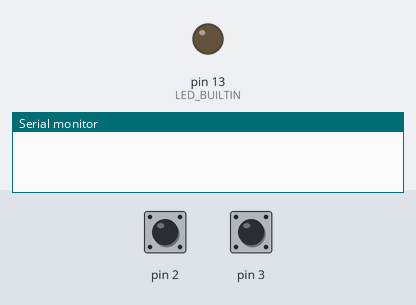
The sketch below on a simulated Arduino Uno, built with avr-gcc and run on an emulated ATmega328P. Parts: output pins drawn as LEDs (lit = HIGH), the last lines printed to the serial monitor. The inputs (shaded band) are chosen by the test bench; at power-on: pin 2 HIGH, pin 3 HIGH.

Above: at 1.2 s.
1.3 s: pin 2 pulled LOW for 0.15 s
At 2.1 s:
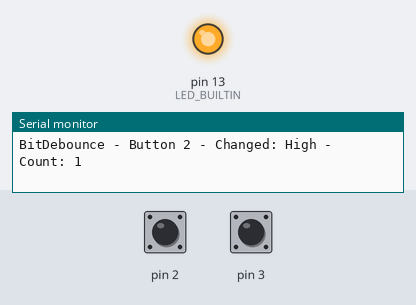
4.6 s: pin 2 pulled LOW for 3.2 s
At 5.1 s:
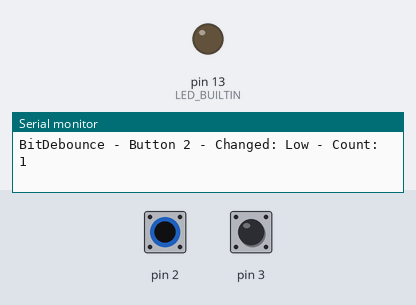
Timing chart, 0 to 9.3 s (numbered marks = the images above; inputs shaded):
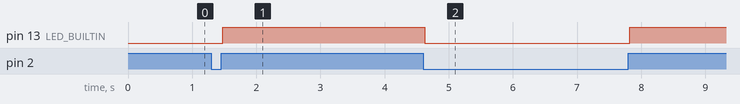

The sketch:

button-debounce.ino
```cpp
// (licence header left out)
#include "BitDebounce.hpp"
#include "TimeDebounce.hpp"

/* Create button objects */
// (Pin)
BitDebounce  button2( 2 );
// (Pin, Timer length (ms))
TimeDebounce button3( 3, 50 );

unsigned long loopTimer = 0;


/**
 * Setup Code
 */
void setup() {

	// Start the button debounce objects; here we need to specify
	// whether the button should be use INPUT_PULLUP
	button2.begin( true );
	button3.begin( true );


	pinMode(LED_BUILTIN, OUTPUT);
	Serial.begin(9600);
}


/**
 * Main Program Loop
 */
void loop() {

	// Run this code every 10ms (100Hz)
	if (millis() - loopTimer >= 10) {
		loopTimer = millis();

		/* * * * * * * * * * * * * * * * * * * * * * * * *
		 * Bitstream-based debounce class <BitDebounce.hpp>
		 * * * * * * * * * * * * * * * * * * * * * * * * */
		button2.update();

		// Note: Using the onChange() function will reset the edge
		// detection flags, so it cannot be used at the same time
		// as the onRisingEdge() or onFallingEdge() functions. This
		// is to prevent multiple detections of the same edge.

		// Check if a change (rising or falling edge) was detected
		if (button2.onChange()) {
			// Read the current button state
			Serial.print("BitDebounce - Button 2 - Changed: ");
			if (button2.read()) Serial.print("High - Count: ");

			// Read the current button count
			else Serial.print("Low - Count: ");
			Serial.println(button2.count());

			// Show HIGH/LOW state using built-in LED
			digitalWrite(LED_BUILTIN, button2.read());
		}


		/* * * * * * * * * * * * * * * * * * * * * * * * *
		 * Timer-based debounce class <TimeDebounce.hpp>
		 * * * * * * * * * * * * * * * * * * * * * * * * */
		button3.update();

		// Note: onRisingEdge() and onFallingEdge() will never both
		// be true at the same time, so we can use both functions in
		// the same code.

		// Check if a rising edge was detected
		if (button3.onRisingEdge()) {
			Serial.print("TimeDebounce - Button 3 - Rising Edge Detected - Count: ");
			Serial.println(button3.count());
		}
		// Check if a falling edge was detected
		else if (button3.onFallingEdge()) {
			Serial.print("TimeDebounce - Button 3 - Falling Edge Detected - Count: ");
			Serial.println(button3.count());
		}
	}
}
```

BitDebounce.hpp
```cpp
// (licence header left out)
#ifndef BIT_DEBOUNCE_HPP
#define BIT_DEBOUNCE_HPP

/* To turn off the click counter, comment out the next line */
#define BIT_DEBOUNCE_COUNTER


// Struct used to pack boolean bits
struct BitDebounceFlags {
	unsigned currentState   :  1;
	unsigned changeDetected :  1;
	#ifdef BIT_DEBOUNCE_COUNTER
		unsigned changeCounter  : 14;
	#endif /* BIT_DEBOUNCE_COUNTER */
};


/**
 * @class BitDebounce
 */
class BitDebounce {
public:
	// Constructor and destructor
	BitDebounce(uint8_t pin);
	~BitDebounce();

	// Initialise the button
	void begin(bool enablePullup = true);

	// Update button reading
	bool update();

	// Functions to check for current state
	bool read();
	bool onChange();
	bool onRisingEdge();
	bool onFallingEdge();

	// Button press counter functions
	#ifdef BIT_DEBOUNCE_COUNTER
		void reset();
		uint16_t count();
	#endif /* BIT_DEBOUNCE_COUNTER */

private:
	struct BitDebounceFlags flags;
	uint8_t buttonHistory;
	const uint8_t buttonPin;
};


/**
 * Constructor
 *
 * @param  pin The I/O pin used for the button
 */
BitDebounce::BitDebounce(uint8_t pin)
	: buttonPin(pin)
{
	// Empty, as all initialisation is done in the begin() function
}


/**
 * Default Destructor
 */
BitDebounce::~BitDebounce() {
	// Empty
}


/**
 * Initialise the button pins
 *
 * @param enablePullup  Whether to enable the internal pullup (default = true)
 */
void BitDebounce::begin(bool enablePullup) {

	// Setup the pin
	pinMode(buttonPin, (enablePullup)? INPUT_PULLUP : INPUT);

	// Initialise other variables
	const bool readState = digitalRead(buttonPin);
	flags.currentState = readState;
	flags.changeDetected = false;
	#ifdef BIT_DEBOUNCE_COUNTER
		flags.changeCounter = 0;
	#endif /* BIT_DEBOUNCE_COUNTER */
	if (readState) buttonHistory = 0b11111111;
	else buttonHistory = 0;
}


/**
 * Update the button state
 *
 * @return Debounced button state
 */
bool BitDebounce::update() {

	const bool readState = digitalRead(buttonPin);

	buttonHistory = (buttonHistory << 1);
	buttonHistory |= readState;

	if (flags.currentState != readState) {
		if (flags.currentState) {
			if ((buttonHistory & 0b11000111) == 0b11000000 || buttonHistory == 0b00000000) {
				flags.currentState = false;
				flags.changeDetected = true;
				#ifdef BIT_DEBOUNCE_COUNTER
					flags.changeCounter++;
				#endif /* BIT_DEBOUNCE_COUNTER */
			}
		} else {
			if ((buttonHistory & 0b11000111) == 0b00000111 || buttonHistory == 0b11111111) {
				flags.currentState = true;
				flags.changeDetected = true;
				#ifdef BIT_DEBOUNCE_COUNTER
					flags.changeCounter++;
				#endif /* BIT_DEBOUNCE_COUNTER */
			}
		}
	}

	return flags.currentState;
}


/**
 * Read the current button state
 *
 * @return Debounced button State
 */
bool BitDebounce::read() {
	return flags.currentState;
}


/**
 * Check if the button state has changed
 *
 * @return True on rising/falling edge, false otherwise
 */
bool BitDebounce::onChange() {
	if (flags.changeDetected) {
		flags.changeDetected = false;
		return true;
	}
	return false;
}


/**
 * Check for a rising edge
 *
 * @return True if rising edge detected
 */
bool BitDebounce::onRisingEdge() {
	if (flags.currentState && flags.changeDetected) {
		flags.changeDetected = false;
		return true;
	}
	return false;
}


/**
 * Check for a falling edge
 *
 * @return True if falling edge detected
 */
bool BitDebounce::onFallingEdge() {
	if (!flags.currentState && flags.changeDetected) {
		flags.changeDetected = false;
		return true;
	}
	return false;
}


#ifdef BIT_DEBOUNCE_COUNTER
/**
 * Count how many button clicks have occurred
 *
 * @return The number of full button press & releases
 */
uint16_t BitDebounce::count() {
	// Counter records presses and releases, so divide by 2
	return flags.changeCounter / 2;
}


/**
 * Reset the button click counter
 */
void BitDebounce::reset() {
	// Set counter to 1 if button is currently pressed, 0 otherwise
	flags.changeCounter = !flags.currentState;
}
#endif /* BIT_DEBOUNCE_COUNTER */

#endif /* BIT_DEBOUNCE_HPP */
```

TimeDebounce.hpp
```cpp
// (licence header left out)
#ifndef TIME_DEBOUNCE_HPP
#define TIME_DEBOUNCE_HPP

// Required for millis()
#include <Arduino.h>


// Struct used to pack boolean bits
struct TimeDebounceFlags {
	unsigned currentState   :  1;
	unsigned changeDetected :  1;
	unsigned waiting        :  1;
	unsigned changeCounter  : 13;
};


/**
 * @class TimeDebounce
 */
class TimeDebounce {
public:
	// Constructor and destructor
	TimeDebounce(uint8_t pin, uint8_t delay = 50);
	~TimeDebounce();

	// Initialise the button
	void begin(bool enablePullup = true);

	// Update button reading
	bool update();

	// Functions to check for current state
	bool read();
	bool onChange();
	bool onRisingEdge();
	bool onFallingEdge();

	// Button press counter functions
	uint16_t count();
	void reset();

private:
	unsigned long debounceTimer;
	const uint8_t buttonPin;
	const uint16_t debounceDelay;
	struct TimeDebounceFlags flags;
};


/**
 * Constructor
 *
 * @param  pin    The I/O pin used for the button
 * @param  delay  Time in milliseconds for the debounce (defaut = 50)
 */
TimeDebounce::TimeDebounce(uint8_t pin, uint8_t delay)
	: buttonPin(pin)
	, debounceDelay(delay)
{
	// Empty, as all initialisation is done in the begin() function
}


/**
 * Default Destructor
 */
TimeDebounce::~TimeDebounce() {
	// Empty - no dynamic memory used
}


/**
 * Initialise the button pins
 *
 * @param enablePullup  Whether to enable the internal pullup (default = true)
 */
void TimeDebounce::begin(bool enablePullup) {

	// Setup the pin
	pinMode(buttonPin, (enablePullup)? INPUT_PULLUP : INPUT);

	// Initialise other variables
	const bool readState = digitalRead(buttonPin);
	debounceTimer = 0;
	flags.currentState = readState;
	flags.waiting = false;
	flags.changeCounter = 0;
	flags.changeDetected = false;
}


/**
 * Update Button State
 *
 * @return Current state after applying debounce
 */
bool TimeDebounce::update() {

	const bool readState = digitalRead(buttonPin);

	// For each change of state
	if (readState != flags.currentState) {

		// Start the debounce timer
		if (!flags.waiting) {
			debounceTimer = millis();
			flags.waiting = true;

		// If reading stayed the same during debounce, update the state
		} else if (millis() - debounceTimer > debounceDelay) {
			flags.currentState = readState;
			flags.changeDetected = true;
			flags.changeCounter++;
			flags.waiting = false;
		}

	// If debounce was active but state reverted, reset the timer
	} else {
		flags.waiting = false;
	}

	return flags.currentState;
}


/**
 * Read the current button state
 *
 * @return Debounced button State
 */
bool TimeDebounce::read() {
	return flags.currentState;
}


/**
 * Check if the button state has changed
 *
 * @return True on rising/falling edge, false otherwise
 */
bool TimeDebounce::onChange() {
	if (flags.changeDetected) {
		flags.changeDetected = false;
		return true;
	}
	return false;
}


/**
 * Check for a rising edge
 *
 * @return True if rising edge detected
 */
bool TimeDebounce::onRisingEdge() {
	if (flags.currentState && flags.changeDetected) {
		flags.changeDetected = false;
		return true;
	}
	return false;
}


/**
 * Check for a falling edge
 *
 * @return True if falling edge detected
 */
bool TimeDebounce::onFallingEdge() {
	if (!flags.currentState && flags.changeDetected) {
		flags.changeDetected = false;
		return true;
	}
	return false;
}


/**
 * Count how many button clicks have occurred
 *
 * @return The number of full button press & releases
 */
uint16_t TimeDebounce::count() {
	// Counter records presses and releases, so divide by 2
	return flags.changeCounter / 2;
}


/**
 * Reset the button click counter
 */
void TimeDebounce::reset() {
	// Set counter to 1 if button is currently pressed, 0 otherwise
	flags.changeCounter = !flags.currentState;
}

#endif /* TIME_DEBOUNCE_HPP */
```

Measured:
- after the input at 1.3 s, pin 13 (LED_BUILTIN): LOW → HIGH after 0.18 s
- after the input at 4.6 s, pin 13 (LED_BUILTIN): HIGH → LOW at once, → HIGH 3.2 s later
